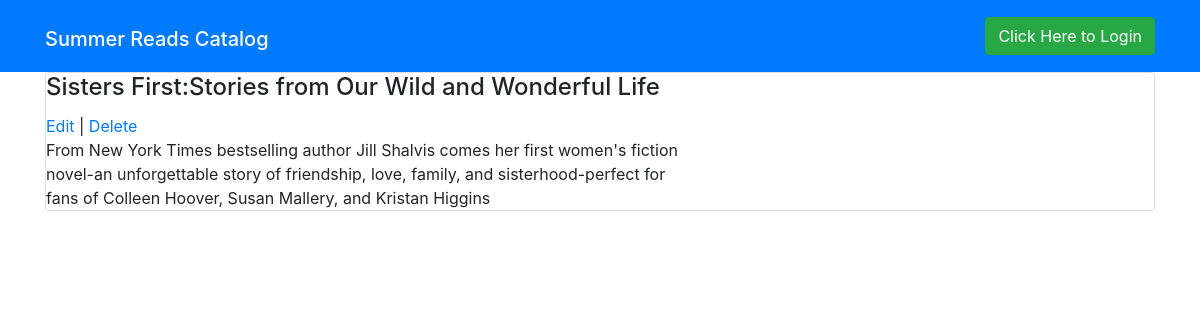
The app's page /catalog/Jenna Bush Hager/Sisters First:Stories from Our Wild and Wonderful Life with its own data.
### database_setup.py (models this page shows, shortened)
class CatalogItem(Base):
    __tablename__ = 'catalog_item'
    id = Column(Integer, primary_key=True)
    name = Column(String(250), nullable=False)
    description = Column(String(250))
    category_id = Column(Integer, ForeignKey('category.id'))
    category = relationship(Category)
    user_id = Column(Integer, ForeignKey('user.id'))
    user = relationship(User)

### application.py (the view)
@app.route('/catalog/<string:category_name>/<string:item_name>')
def view_items(category_name, item_name):
    selected_item = session.query(CatalogItem).join(Category).filter(
        CatalogItem.name == item_name).filter(
        Category.name == category_name).one()
    return render_template('item.html', item=selected_item)

### templates/item.html
{% extends "base.html" %}
{% block content %}
  <div class="card card-block item">
    <h4 class="card-title">{{ item.name }}</h4>
    <span class="float-xs-right">
      {% if session['user_id'] == item.user.id %}
        <a href="{{ url_for('edit_item',
          category_name=item.category.name,item_name=item.name) }}">Edit</a> |
        <a href="{{ url_for('delete_item',
          category_name=item.category.name,item_name=item.name) }}">Delete</a>
      {% endif %}
    </span>
    <div class="row">
      <div class="col-md-7">
        <p class="card-text">{{ item.description }}</p>
      </div>
    </div>
  </div>
{% endblock %}

### static/style.css (style rules this page uses)
.item .card-title { display: inline-block; }
a { text-decoration: none !important; }

### records on screen
CatalogItem: name "Sisters First:Stories from Our Wild and Wonderful Life", description "From New York Times bestselling author Jill Shalvis comes her first women's fiction novel-an unforgettable story of friendship, love, family, and sisterhood-perfect for fans of Colleen Hoover, Susan Mallery, and Kristan Higgins"
